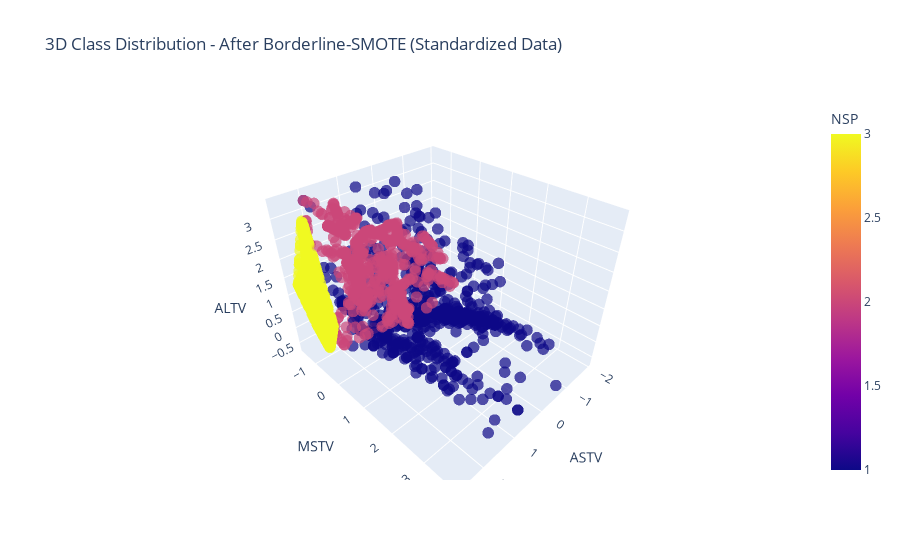

The notebook cell this image was saved under:
### Code cell
# Now plot the balanced dataset
fig = px.scatter_3d(
    df_smote_balanced, 
    x='ASTV', 
    y='MSTV', 
    z='ALTV',
    color='NSP',
    color_discrete_map={'0': 'green', '1': 'orange', '2': 'red'},
    title='3D Class Distribution - After Borderline-SMOTE (Standardized Data)',
    opacity=0.7
)

fig.update_traces(marker=dict(size=4))
fig.show()

### Figure 1 — Plotly figure (JSON) as saved in the notebook; plotly's stock layout.template omitted (floating-point values rounded to 4 significant figures; data arrays with more than 128 entries replaced by an {"elided": "..."} marker saying what was removed)
{"data": [{"hovertemplate": "ASTV=%{x}<br>MSTV=%{y}<br>ALTV=%{z}<br>NSP=%{marker.color}<extra></extra>", "legendgroup": "", "marker": {"color": {"elided": "1860 float values"}, "coloraxis": "coloraxis", "opacity": 0.7, "size": 4, "symbol": "circle"}, "mode": "markers", "name": "", "scene": "scene", "showlegend": false, "type": "scatter3d", "x": {"elided": "1860 float values"}, "y": {"elided": "1860 float values"}, "z": {"elided": "1860 float values"}}], "layout": {"coloraxis": {"colorbar": {"title": {"text": "NSP"}}, "colorscale": [[0, "#0d0887"], [0.1111, "#46039f"], [0.2222, "#7201a8"], [0.3333, "#9c179e"], [0.4444, "#bd3786"], [0.5556, "#d8576b"], [0.6667, "#ed7953"], [0.7778, "#fb9f3a"], [0.8889, "#fdca26"], [1, "#f0f921"]]}, "legend": {"tracegroupgap": 0}, "scene": {"domain": {"x": [0, 1], "y": [0, 1]}, "xaxis": {"title": {"text": "ASTV"}}, "yaxis": {"title": {"text": "MSTV"}}, "zaxis": {"title": {"text": "ALTV"}}}, "title": {"text": "3D Class Distribution - After Borderline-SMOTE (Standardized Data)"}}}
